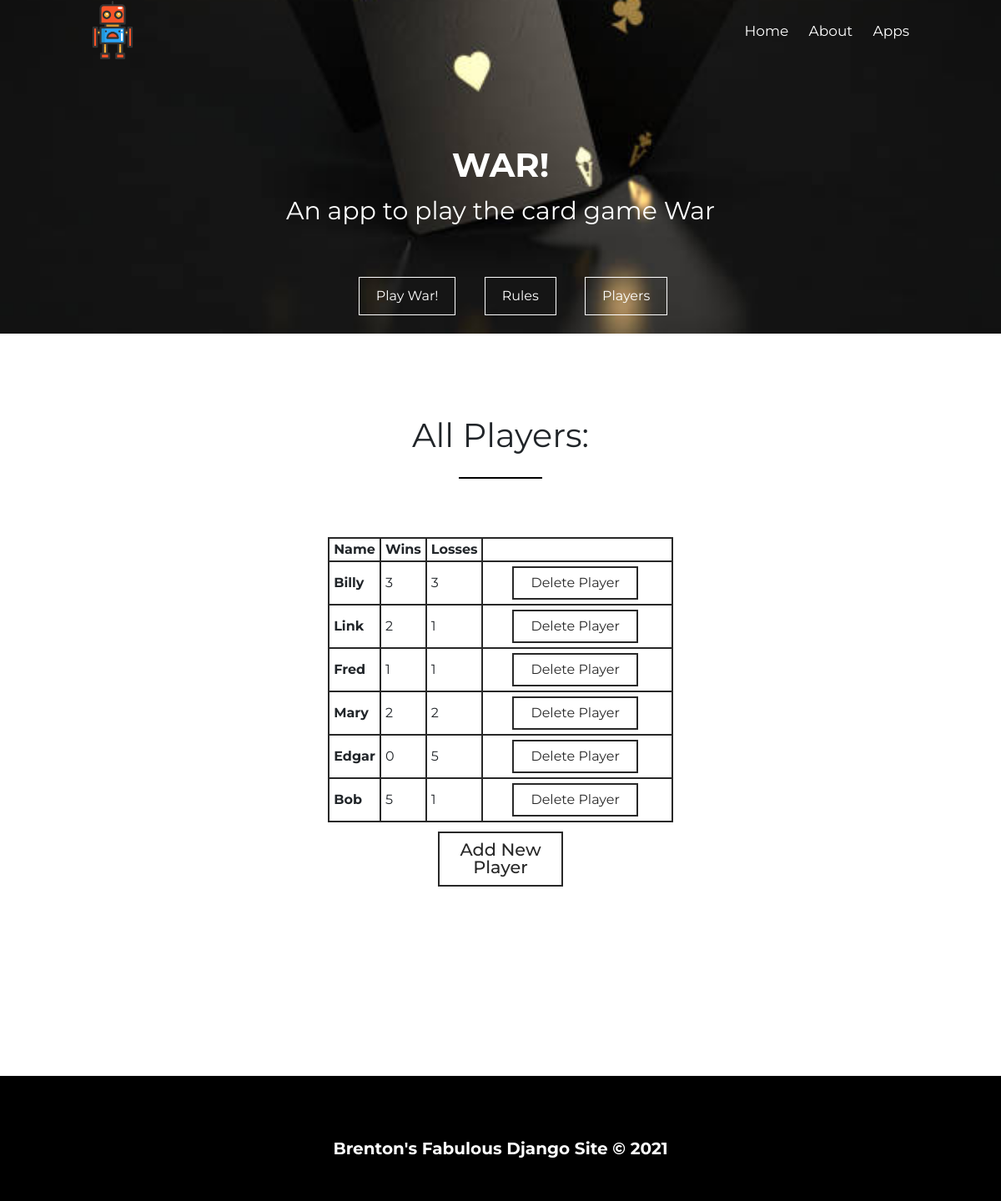
The page /war/players/ on the database its author committed.
### War/models.py (models this page shows, shortened)
class Player(models.Model):
    name = models.CharField(max_length=30)
    wins = models.IntegerField(default=0)
    losses = models.IntegerField(default=0)
    players = models.Manager()

### War/views.py (the view)
# urls.py: path('players/', views.players, name="players"),
def players(request):
    players = Player.players.all()
    context = {'players': players}
    return render(request, 'War/players_list.html', context)

### War/templates/War/players_list.html
{% extends 'War/war_base.html' %}
{% load static %}
{% block pagetop-css %}cover-war-short{% endblock%}
{% block templatecontent %}
<section id="players">
    <br><br>
    <h2 class="sub-title">All Players:</h2>
    <div>
        <table class="player-table">
            <tr>
                <th class="bold">Name</th>
                <th class="bold">Wins</th>
                <th class="bold">Losses</th>
                <th></th>
            </tr>
            {% for player in players %}
                <tr>
                    <td class="bold">{{ player.name }}</td>
                    <td>{{ player.wins }}</td>
                    <td>{{ player.losses }}</td>
                    <td class="table-btn"><a href="{{ player.id }}"><button class="contact-btn form-btn">Delete Player</button></a></td>
                </tr>
            {% endfor %}
        </table>
    </div>
</section>
<br><br><br>
<a href="{% url 'add_player' %}">
    <button class="war-btn" type="submit"> Add New Player </button>
</a>
<br><br><br><br><br><br><br><br><br><br><br><br><br><br><br><br>
{% endblock %}

### static/css/styles.css (style rules this page uses)
html,body,div,span,applet,object,iframe,h1,h2,h3,h4,h5,h6,p,blockquote,pre,a,abbr,acronym,address,big,cite, code,del,dfn,em,img,ins,kbd,q,s,samp,small,strike,strong,sub,sup,tt,var,b,u,i,center,dl,dt,dd,ol,ul,li,fieldset, form,label,legend,table,caption,tbody,tfoot,thead,tr,th,td,article,aside,canvas,details,embed,figure,figcaption, footer,header,hgroup,menu,nav,output,ruby,section,summary,time,mark,audio,video { margin: 0; padding: 0; border: 0; font-size: 100%; font: inherit; vertical-align: baseline; }
article,aside,details,figcaption,figure,footer,header,hgroup,menu,nav,section { display: block; }
body { line-height: 1; font-family: "Montserrat", sans-serif; }
* { box-sizing: border-box; outline: 0; }
.portfolio-btn, .contact-btn { margin: 0 auto; display: inline-block; padding: 10px 20px; border: 1px solid white; background: transparent; color: white; text-decoration: none; transition: 0.3s; }
.contact-btn { margin-left: 30px; }
h2.sub-title { position: relative; display: block; margin: 70px auto; text-align: center; font-size: 40px; line-height: 40px; }
h2.sub-title::after { display: block; height: 2px; background-color: black; content: ""; width: 100px; margin: 30px auto 0 auto; }
button.form-btn { border: 2px solid #282828; color: #282828; }

### War/static/War/war.css (style rules this page uses)
table, th, td.player-table { margin: auto; }
.bold { font-weight: bold; }
table, th, td { border: 2px solid #282828; padding: 5px; }
.table-btn { padding-bottom: 5px; padding-right: 40px; white-space: nowrap; }
.war-btn { display: inline-block; position: relative; padding: 10px 20px; border: 2px solid #282828; background: transparent; color: #282828; font-size: 1.3em; font-weight:500; transition: 0.2s; width: 150px; margin: -75px; left: 50%; }

### rows shown on the page
Player: name "Billy", wins "3", losses "3"
Player: name "Link", wins "2", losses "1"
Player: name "Fred", wins "1", losses "1"
Player: name "Mary", wins "2", losses "2"
Player: name "Edgar", wins "0", losses "5"
Player: name "Bob", wins "5", losses "1"
